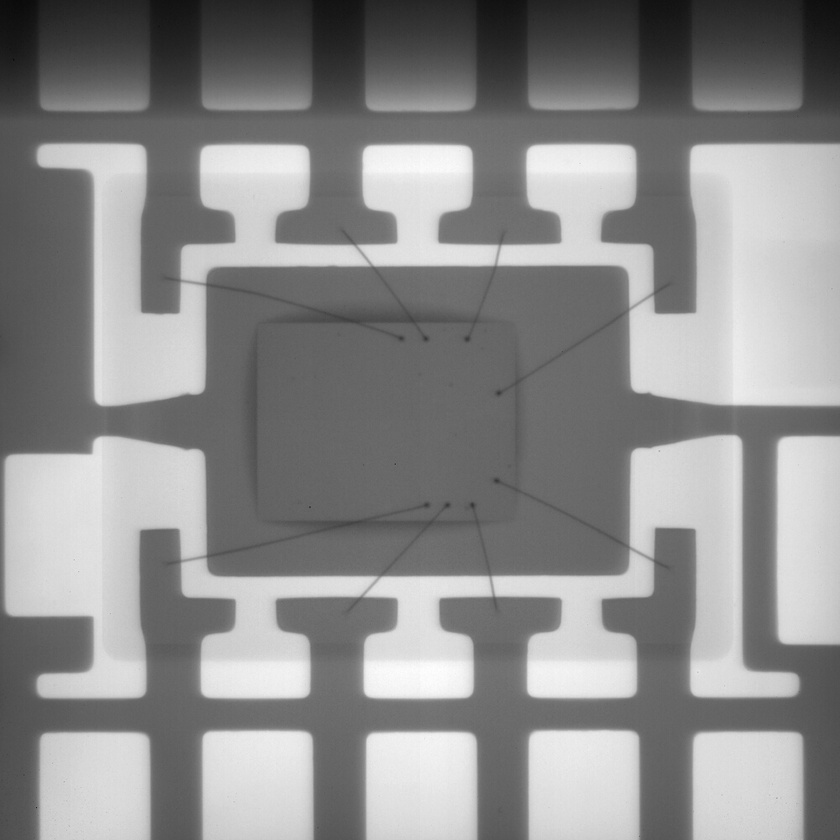
#> input picture Hackathon_2019/Voids/raw/WS06.jpg, 840 x 840 px, shrunk from 1000 x 1000 before the run
$ jupyter execute --allow-errors Untitled.ipynb   (older library calls are emulated)
#> lines starting #> are read from the running program, lines starting #| are printed output that depends on the picture; after the words box and inside, x2 and y2 are one past the last pixel; in counts of white or black regions, pixels touching at a corner belong together
[cell 1]
import cv2
import numpy as np
from matplotlib import pyplot as plt

[cell 2]
img0 = cv2.imread("WS06.jpg")
#> img0 is the input picture: shape (840, 840, 3); min 9, max 254, mean 139.9
img0 = (img0)*3 + 40
img0 = cv2.GaussianBlur(img0,(5,5),3)
gray = cv2.cvtColor(img0, cv2.COLOR_BGR2GRAY)
laplacian = cv2.Laplacian(img0,cv2.CV_64F)
fig, ax = plt.subplots(figsize=(20, 10))
ax.imshow(laplacian,cmap = 'gray')
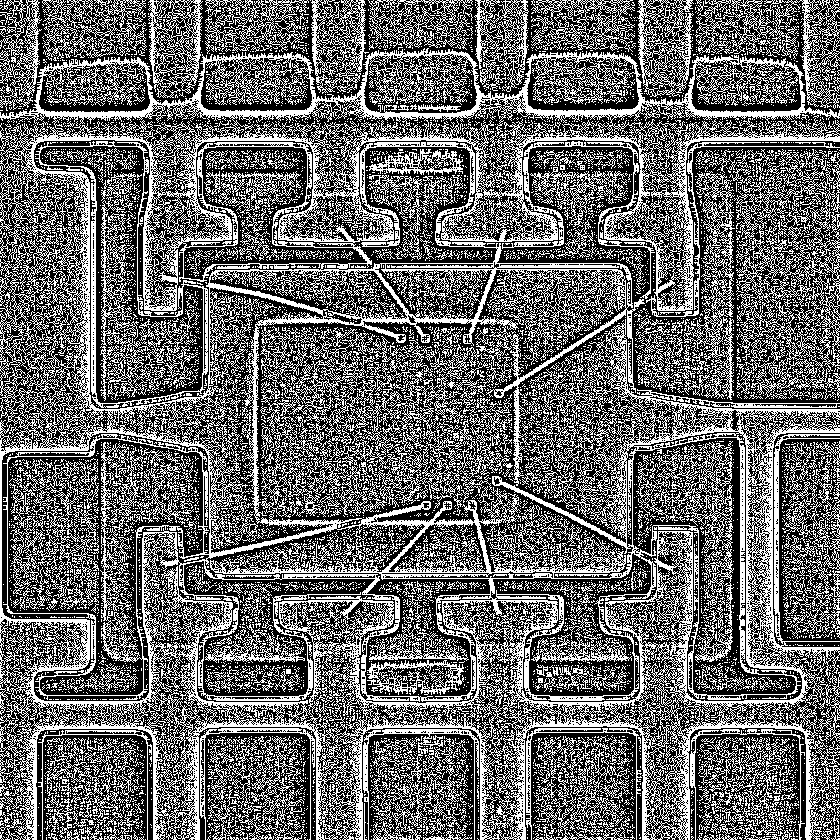
#> shown: shape (840, 840, 3) float64; values 0 (black) and 1 (white), 40.5% white in thin lines or dots

[cell 3]
# Find Canny edges
gray = cv2.bilateralFilter(gray, 11, 17, 17)
edged = cv2.Canny(gray, 30, 200)
#> edged: shape (840, 840); 2.3% white in thin lines or dots
cv2.waitKey(0)

# Finding Contours
# Use a copy of the image e.g. edged.copy()
# since findContours alters the image
contours, hierarchy = cv2.findContours(edged,cv2.RETR_TREE, cv2.CHAIN_APPROX_SIMPLE)
#> contours = 115 contours, 85 with area under 20; largest, box (x1, y1, x2, y2) and area: (688, 727, 807, 840) 362, (201, 262, 363, 278) 218, (288, 262, 320, 270) 200, (747, 727, 775, 735) 178, (721, 727, 748, 736) 166

fig, ax = plt.subplots(figsize=(20, 10))
ax.imshow(edged,cmap = 'gray')

print("Number of Contours found = " + str(len(contours)))
#| Number of Contours found = 115

[cell 4]
# Draw all contours
# -1 signifies drawing all contours
cv2.drawContours(img0, contours, -1, (0, 255, 0), 3)
#> img0: shape (840, 840, 3); mean B, G, R 112.7, 140.2, 112.7

fig, ax = plt.subplots(figsize=(20, 10))
ax.imshow(img0,cmap = 'gray')

[cell 5]
count = 0
#> (the rest of this cell did not finish here and is left out)

[cell 6]
ret,th1 = cv2.threshold(gray,127,255,cv2.THRESH_BINARY)
#> th1: shape (840, 840); 46.2% white; 49 white regions (22 under 20 px), largest, box (x1, y1, x2, y2) and area: (48, 134, 836, 415) 97024, (185, 430, 788, 715) 60084, (0, 0, 840, 115) 51087
fig, ax = plt.subplots(figsize=(20, 10))
ax.imshow(th1,cmap = 'gray')

[cell 7]
import cv2
import numpy as np
centres = []
img = cv2.imread('WS06.jpg')//2
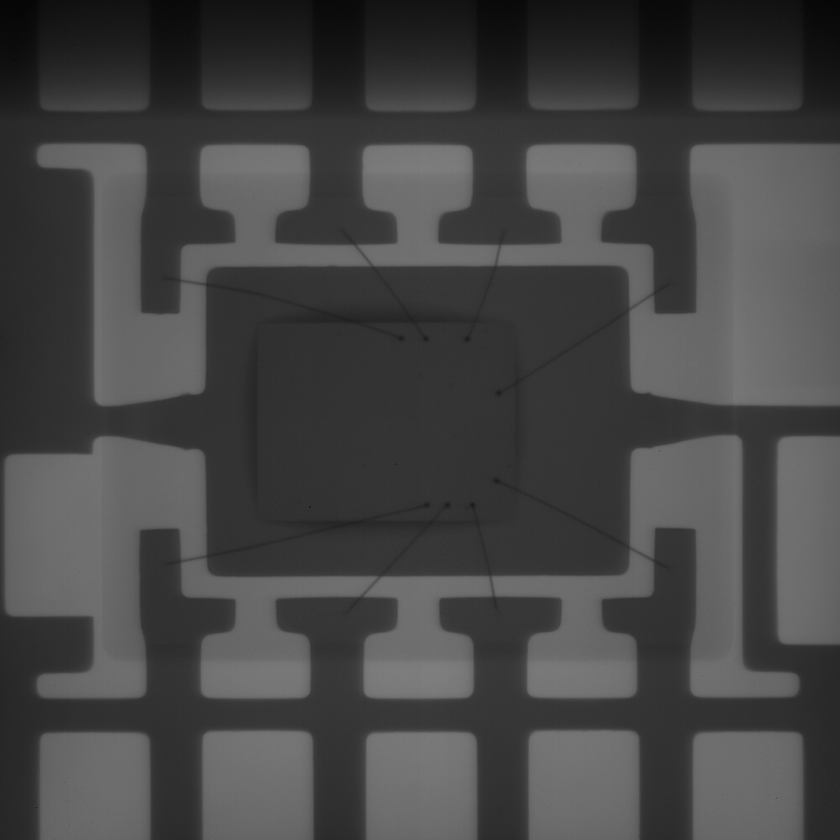
#> img: shape (840, 840, 3); min 4, max 127, mean 69.7
img = cv2.GaussianBlur(img,(5,5),5)
gray = cv2.cvtColor(img,cv2.COLOR_BGR2GRAY)
# [4 lines of commented-out code are left out]
kernel = np.array([[-1,-1,-1], [-1,9,-1], [-1,-1,-1]])
gray = cv2.filter2D(gray, -1, kernel)
#gray = cv2.bilateralFilter(gray, 11, 17, 17)
avg = gray.mean()
#> avg = 69.69
fig, ax = plt.subplots(figsize=(20, 10))
ax.imshow(gray,cmap = 'gray')
#> (the rest of this cell did not finish here and is left out)

[cell 8]
th2 = cv2.adaptiveThreshold(gray,255,cv2.ADAPTIVE_THRESH_MEAN_C,cv2.THRESH_BINARY,11,2)
#> th2: shape (840, 840); 74.5% white; black in thin lines or dots
th3 = cv2.adaptiveThreshold(gray,255,cv2.ADAPTIVE_THRESH_GAUSSIAN_C,cv2.THRESH_BINARY,19,2)
#> th3: shape (840, 840); 75.1% white; black in thin lines or dots
f_size = 7
#> (the rest of this cell did not finish here and is left out)

[cell 9]
th3.min()
#> Out = 0
#> th3: shape (840, 840); 77.1% white; black in thin lines or dots

[cell 10]
import numpy as np

original = cv2.imread("BGA03.tif")
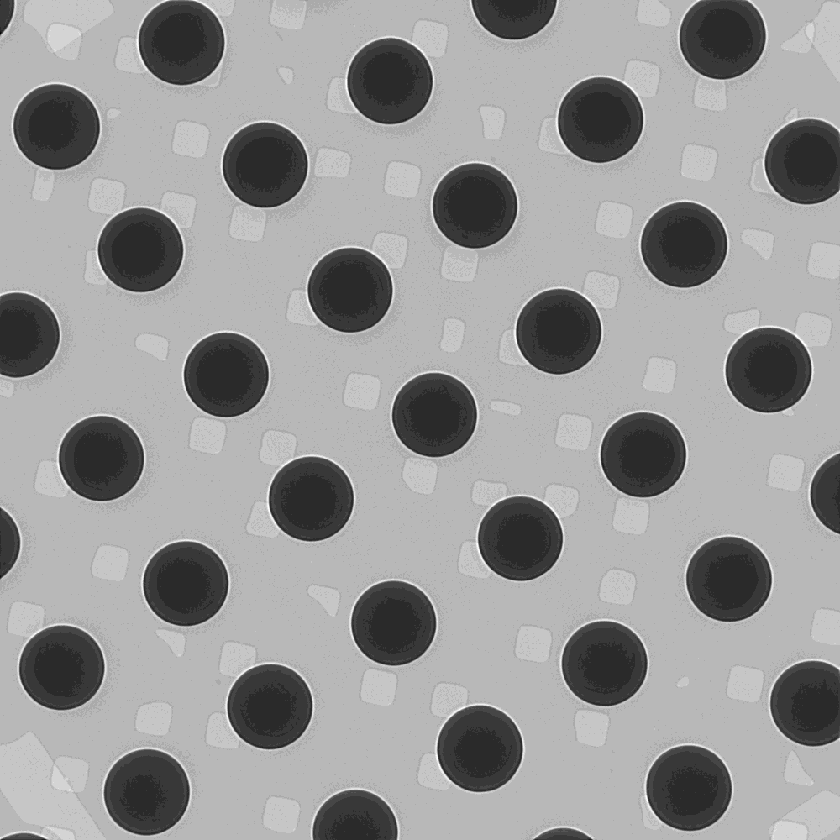
#> input picture Hackathon_2019/Voids/raw/BGA03.tif, 840 x 840 px, shrunk from 1000 x 1000 before the run
#> original is the input picture: shape (840, 840, 3); min 0, max 18, mean 10.76
original = cv2.cvtColor(original, cv2.COLOR_BGR2GRAY)
#> original: shape (840, 840)
retval, image = cv2.threshold(original, 120, 255, cv2.THRESH_BINARY)
#> image: shape (840, 840); every value is 0

cv2.imwrite("dilated.png", image)

contours, hierarchy = cv2.findContours(
    original,
    cv2.RETR_LIST,
    cv2.CHAIN_APPROX_SIMPLE
)
#> contours = 1 item

drawing = cv2.imread("BGA03.tif")

centers = []
radii = []
for contour in contours:
    area = cv2.contourArea(contour)

    # there is one contour that contains all others, filter it out
    if area > 1:
        continue

    br = cv2.boundingRect(contour)
    radii.append(br[2])

    m = cv2.moments(contour)
    center = (int(m['m10'] / m['m00']), int(m['m01'] / m['m00']))
    centers.append(center)
#> this loop made 1 pass
#> area on pass 1: 703920
#> after the loop, centers = []; radii = []

print(len(centers))
#| 0

[cell 11]
import cv2
import numpy as np
img = cv2.imread('WS06.jpg')
img = cv2.GaussianBlur(img,(5,5),5)
gray = cv2.cvtColor(img,cv2.COLOR_BGR2GRAY)
# [4 lines of commented-out code are left out]
kernel = np.array([[-1,-1,-1], [-1,9,-1], [-1,-1,-1]])
gray = cv2.filter2D(gray, -1, kernel)
gray = cv2.bilateralFilter(gray, 11, 17, 17)
fig, ax = plt.subplots(figsize=(20, 10))
ax.imshow(gray,cmap = 'gray')

[cell 12]
img = cv2.imread('WS06.jpg')*4
#> img: shape (840, 840, 3); min 0, max 252, mean 128.5
gray = cv2.cvtColor(img,cv2.COLOR_BGR2GRAY)

kernel_size = 5
blur_gray = cv2.GaussianBlur(gray,(kernel_size, kernel_size),0)
edges = cv2.Canny(gray,50,150,apertureSize = 3)
#> edges: shape (840, 840); 5.8% white in thin lines or dots
fig, ax = plt.subplots(figsize=(20, 10))
ax.imshow(edges,cmap = 'gray')
rho = 0.5  # distance resolution in pixels of the Hough grid
theta = np.pi / 180  # angular resolution in radians of the Hough grid
threshold = 15  # minimum number of votes (intersections in Hough grid cell)
min_line_length = 50  # minimum number of pixels making up a line
max_line_gap = 10  # maximum gap in pixels between connectable line segments
line_image = np.copy(gray) * 0  # creating a blank to draw lines on
output = np.copy(gray)*0

# Run Hough on edge detected image
# Output "lines" is an array containing endpoints of detected line segments
lines = cv2.HoughLinesP(edges, rho, theta, threshold, np.array([]),
                    min_line_length, max_line_gap)
#> lines = 213 rows, first 6: [217, 264, 548, 264], [289, 574, 504, 574], [102, 644, 102, 434], [368, 699, 450, 699], [69, 696, 146, 696], [423, 661, 638, 661]

for line in lines:
    for x1,y1,x2,y2 in line:
        cv2.line(line_image,(x1,y1),(x2,y2),(255,0,0),5)
#> this loop made 213 passes
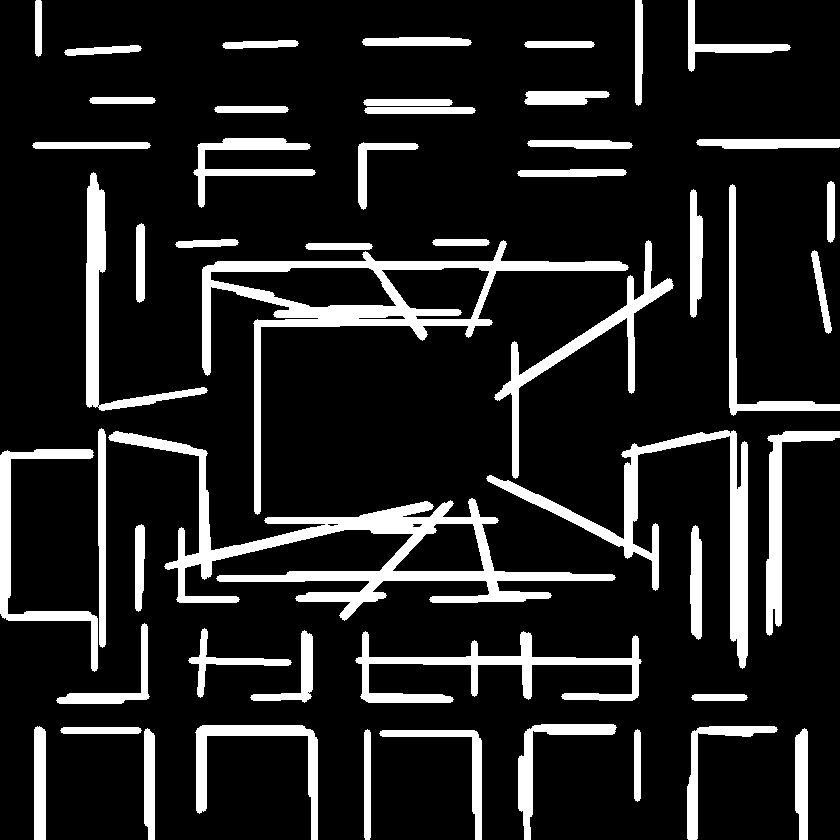
#> line_image: shape (840, 840); 14% white; 51 white regions, largest, box (x1, y1, x2, y2) and area: (108, 431, 616, 621) 14823, (202, 240, 629, 515) 11684, (486, 430, 748, 669) 7923
fig, ax = plt.subplots(figsize=(20, 10))
ax.imshow(line_image,cmap = 'gray')

f_size = 7
for line in lines:
    for x1,y1,x2,y2 in line:
        draw = True
        for i in range(f_size*2+1):
                for j in range(f_size*2+1):
                    if x1-f_size+i>=0 and x1-f_size+i<line_image.shape[0] and y1-f_size+j>=0 and y1-f_size+j<line_image.shape[1]:
                        if line_image[x1-f_size+i,y1-f_size+j]==255:
                            draw = False
                    if x2-f_size+i>=0 and x2-f_size+i<line_image.shape[0] and y2-f_size+j>=0 and y2-f_size+j<line_image.shape[1]:
                        if line_image[x2-f_size+i,y2-f_size+j]==255:
                            draw = False

        if draw and x1!=x2 and y1!=y2:
            cv2.line(output,(x1,y1),(x2,y2),(255,0,0),5)
#> output: shape (840, 840); 1.2% white; 12 white regions, largest, box (x1, y1, x2, y2) and area: (486, 475, 623, 547) 1334, (182, 489, 240, 580) 1097, (341, 500, 454, 621) 1067


fig, ax = plt.subplots(figsize=(20, 10))
ax.imshow(output,cmap = 'gray')

[cell 13]
edges = cv2.Canny(gray,1,50,apertureSize = 3)
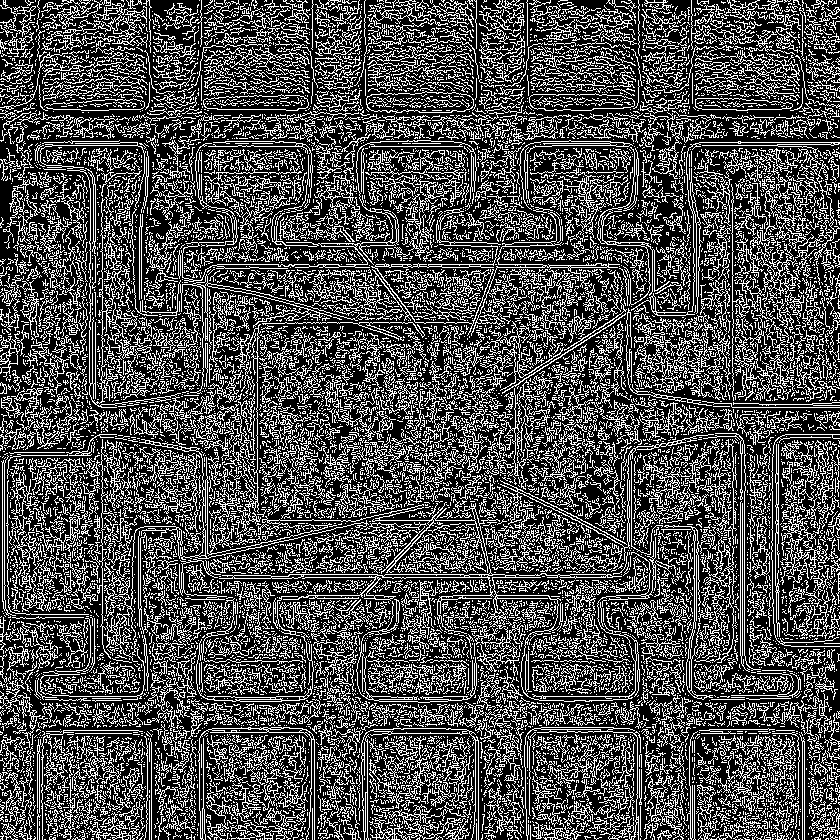
#> edges: shape (840, 840); 30.3% white in thin lines or dots
minLineLength = 500
maxLineGap = 5

lines = cv2.HoughLinesP(edges,1,np.pi/180,90,minLineLength,maxLineGap)
#> lines = 422 rows, first 6: [5, 779, 10, 774], [361, 594, 373, 582], [432, 468, 439, 475], [632, 732, 637, 737], [625, 230, 630, 225], [388, 290, 393, 295]

for x in range(0, len(lines)):
    for x1,y1,x2,y2 in lines[x]:
        cv2.line(gray,(x1,y1),(x2,y2),(0,128,0),2)
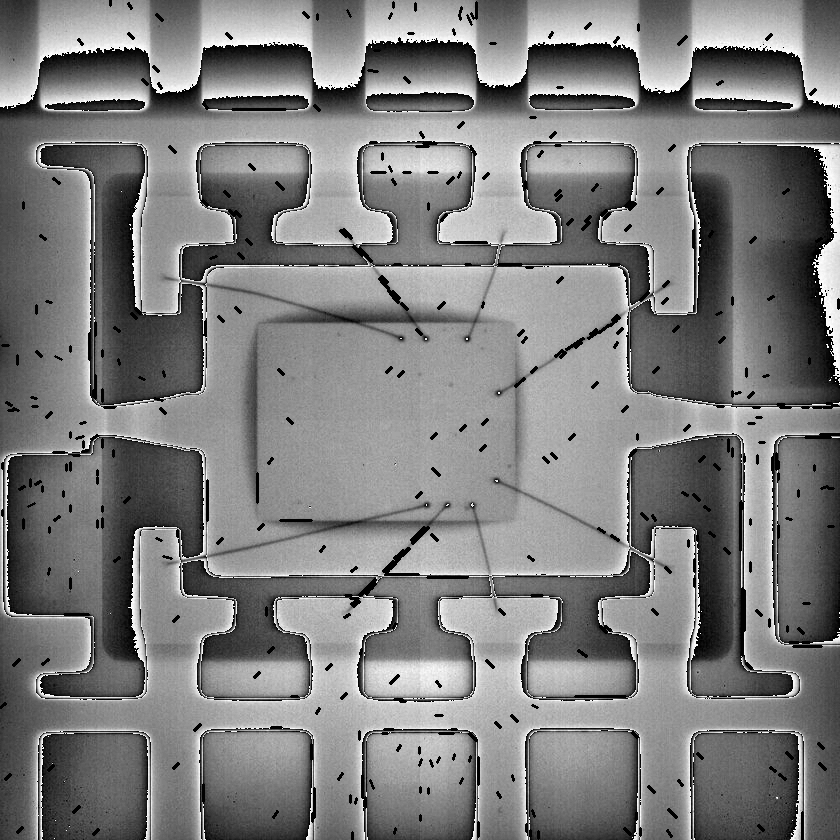
#> gray: shape (840, 840); min 0, max 252, mean 126

fig, ax = plt.subplots(figsize=(20, 10))
ax.imshow(gray,cmap = 'gray')

[cell 14]
gray.mean()
#> Out = 126
